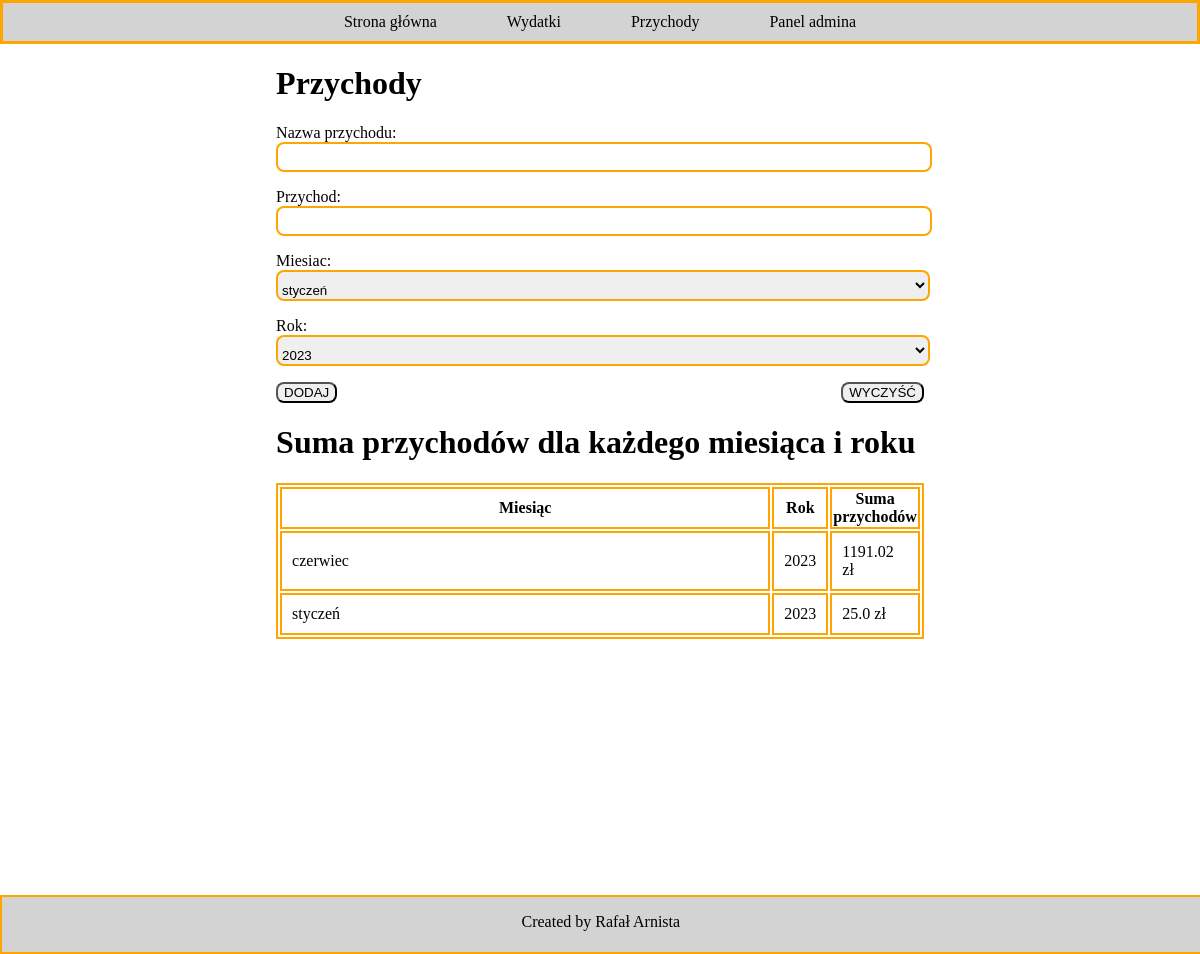
/przychody/, run on the app's committed database.
### budzet_domowy/models.py (models this page shows, shortened)
class lista_miesiecy(models.Model):
    miesiac = models.CharField(max_length = 100, primary_key=True, blank=False)
    class Meta:
        verbose_name_plural = 'Miesiąc'
    def __str__(self):
        return f"{self.miesiac}"

class lista_lat(models.Model):
    rok = models.CharField(max_length = 4, primary_key=True, blank=False)
    class Meta:
        verbose_name_plural = 'Rok'
    def __str__(self):
        return f"{self.rok}"

class Przychody(models.Model):
    nazwa_przychodu = models.CharField(max_length=50, blank=False, validators=[
        validators.MinLengthValidator(2, 'Nazwa powinna składać się przynajmniej z 2 znaków.'),validators.MaxLengthValidator(50, 'Nazwa może zawierać maksymalnie 50 znaków.')])
    przychod = models.FloatField(blank=False, validators=[
        MinValueValidator(0.0, 'Wartość musi być większa niż 0.')])
    miesiac = models.ForeignKey(lista_miesiecy, on_delete=models.CASCADE, blank=False, default='')
    rok = models.ForeignKey(lista_lat, on_delete=models.CASCADE, blank=False, default='')
    class Meta:
        verbose_name_plural = "Przychody"

### budzet_domowy/views.py (the view)
# urls.py: path('przychody/', przychody_view, name='przychody')
def przychody_view(request):
    form = PrzychodyForm(request.POST or None)
    if form.is_valid():
        form.save(commit=True)
        form = PrzychodyForm()
    przychody_per_name = (
        Przychody.objects
        .values('nazwa_przychodu')
        .annotate(total_przychod=Sum('przychod'))
    )
    przychody_per_month = (
        Przychody.objects
        .values('miesiac', 'rok')
        .annotate(total_przychod=Sum('przychod'))
    )
    context = {
        'form': form,
        'przychody_per_name': przychody_per_name,
        'przychody_per_month': przychody_per_month,
    }
    return render(request, 'przychody.html', context)

### budzet_domowy/fields.py
class PrzychodyForm(forms.ModelForm):
    class Meta:
        model = Przychody
        fields = [
            'nazwa_przychodu',
            'przychod',
            'miesiac',
            'rok'
        ]

### projekt/templates/przychody.html (shortened to what this page needs)
<!DOCTYPE html>
<html lang="pl">
<head>
</head>
<body>
    <nav>
        <ul class="menu">
            <li><a href="/">Strona główna</a></li>
            <li><a href="/wydatki">Wydatki</a></li>
            <li><a href="/przychody">Przychody</a></li>
            <li><a href="/admin">Panel admina</a></li>
        </ul>
    </nav>
    <div class="container">
        <div class="form">
            <h1>Przychody</h1>
            <form id="myForm" method="POST">
                {{ form.as_p }}
                <button type="submit" onclick=form_alert()>Dodaj</button>
                <button class="reset" type="reset">Wyczyść</button>
            </form>
            <h1>Suma przychodów dla każdego miesiąca i roku</h1>
            <table>
                <tr>
                    <th>Miesiąc</th>
                    <th>Rok</th>
                    <th>Suma przychodów</th>
                </tr>
                {% for entry in przychody_per_month %}
                <tr>
                    <td>{{ entry.miesiac }}</td>
                    <td>{{ entry.rok }}</td>
                    <td>{{ entry.total_przychod }} zł</td>
                </tr>
                {% endfor %}
            </table>
        </div>
    </div>
    <footer>
        <p>Created by Rafał Arnista</p>
    </footer>
</body>
</html>

### projekt/templates/przychody.html (style rules this page uses)
body { box-sizing: border-box; margin: 0; padding: 0; }
table, td, th { border: 2px solid orange; width: 100%; }
td { padding: 10px; }
nav { background-color: lightgray; border: 3px solid orange; }
ul.menu { display: flex; flex-direction: row; justify-content: center; list-style: none; padding: 0; margin: 0; }
ul.menu li { margin-right: 50px; }
ul.menu li:last-child { margin-right: 0; }
ul.menu li a { display: block; padding: 10px; text-decoration: none; color: #000; }
.container { display: flex; justify-content: center; gap: 250px; }
input, select { padding-top: 10px; width: 100%; border-radius: 8px; border: 2px solid orange; }
select { width: 101%; }
button { border-radius: 8px; text-transform: uppercase; }
.reset { margin-left: 500px; }
footer { width: 99.8%; border: 2px solid orange; background-color: lightgray; height: 55px; text-align: center; margin-top: 32vh; }

### data on the page
lista_miesiecy: miesiac "styczeń"
lista_lat: rok "2023"
Przychody: miesiac "styczeń", rok "2023", total_przychod "25.0"

### other printed values
{{ entry.miesiac }} "czerwiec"
{{ entry.rok }} "2023"
{{ entry.total_przychod }} "1191.02"
